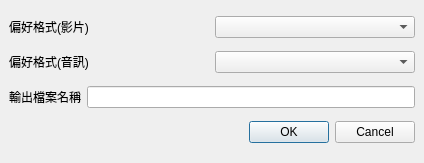
<?xml version="1.0" encoding="UTF-8"?>
<ui version="4.0">
 <class>OptionDialog</class>
 <widget class="QMainWindow" name="OptionDialog">
  <property name="geometry">
   <rect>
    <x>0</x>
    <y>0</y>
    <width>424</width>
    <height>163</height>
   </rect>
  </property>
  <property name="windowTitle">
   <string>MainWindow</string>
  </property>
  <widget class="QWidget" name="centralwidget">
   <layout class="QVBoxLayout" name="verticalLayout">
    <item>
     <layout class="QHBoxLayout" name="horizontalLayout">
      <item>
       <widget class="QLabel" name="label">
        <property name="text">
         <string>偏好格式(影片)</string>
        </property>
       </widget>
      </item>
      <item>
       <widget class="QComboBox" name="cmbPreferVideo"/>
      </item>
     </layout>
    </item>
    <item>
     <layout class="QHBoxLayout" name="horizontalLayout_3">
      <item>
       <widget class="QLabel" name="label_3">
        <property name="text">
         <string>偏好格式(音訊)</string>
        </property>
       </widget>
      </item>
      <item>
       <widget class="QComboBox" name="cmbPreferAudio"/>
      </item>
     </layout>
    </item>
    <item>
     <layout class="QHBoxLayout" name="horizontalLayout_2">
      <item>
       <widget class="QLabel" name="label_2">
        <property name="text">
         <string>輸出檔案名稱</string>
        </property>
       </widget>
      </item>
      <item>
       <widget class="QLineEdit" name="txtOutputFileNameTemplate"/>
      </item>
     </layout>
    </item>
    <item>
     <widget class="QDialogButtonBox" name="buttonBox">
      <property name="orientation">
       <enum>Qt::Orientation::Horizontal</enum>
      </property>
      <property name="standardButtons">
       <set>QDialogButtonBox::StandardButton::Cancel|QDialogButtonBox::StandardButton::Ok</set>
      </property>
     </widget>
    </item>
   </layout>
  </widget>
 </widget>
 <resources/>
 <connections/>
</ui>
